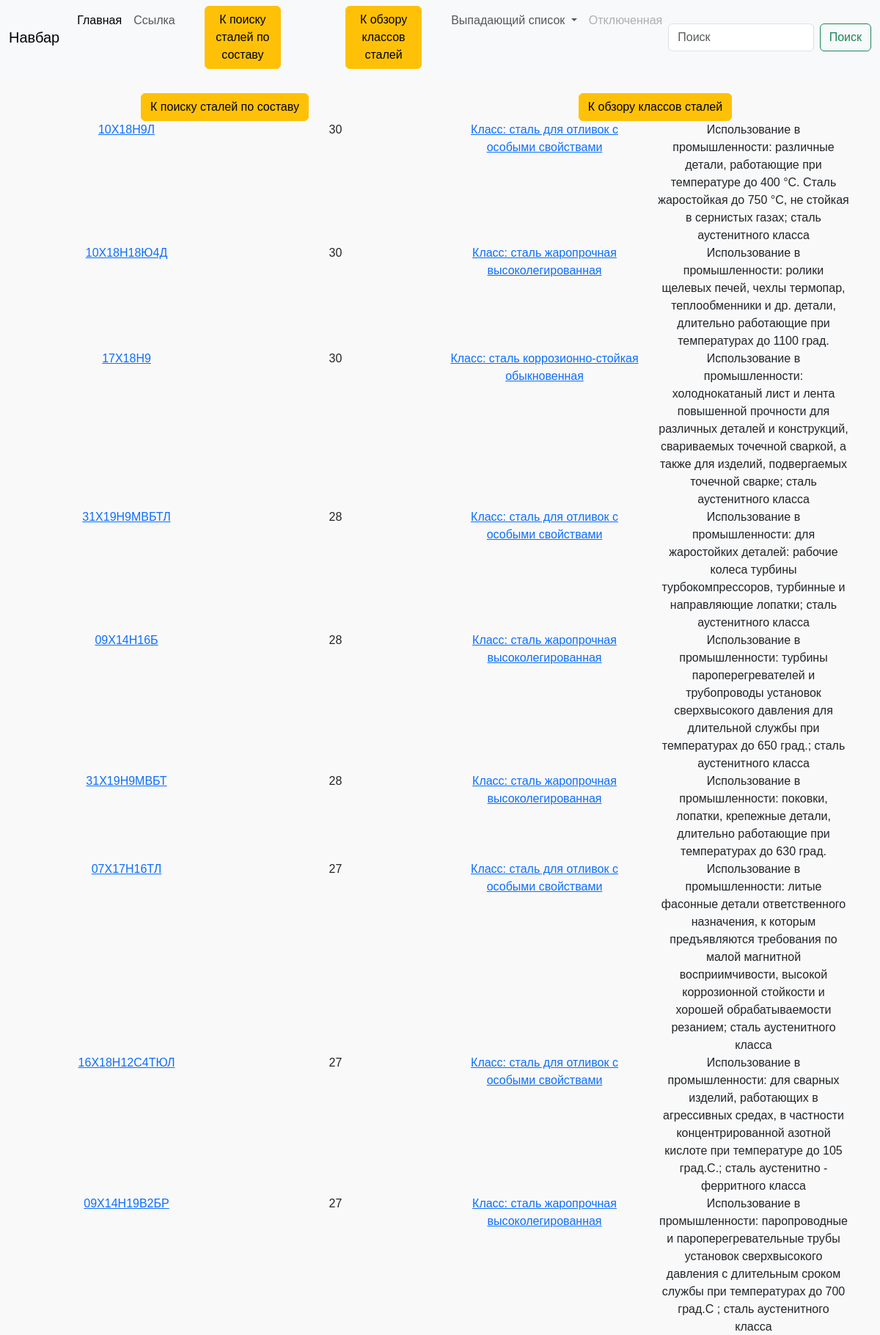
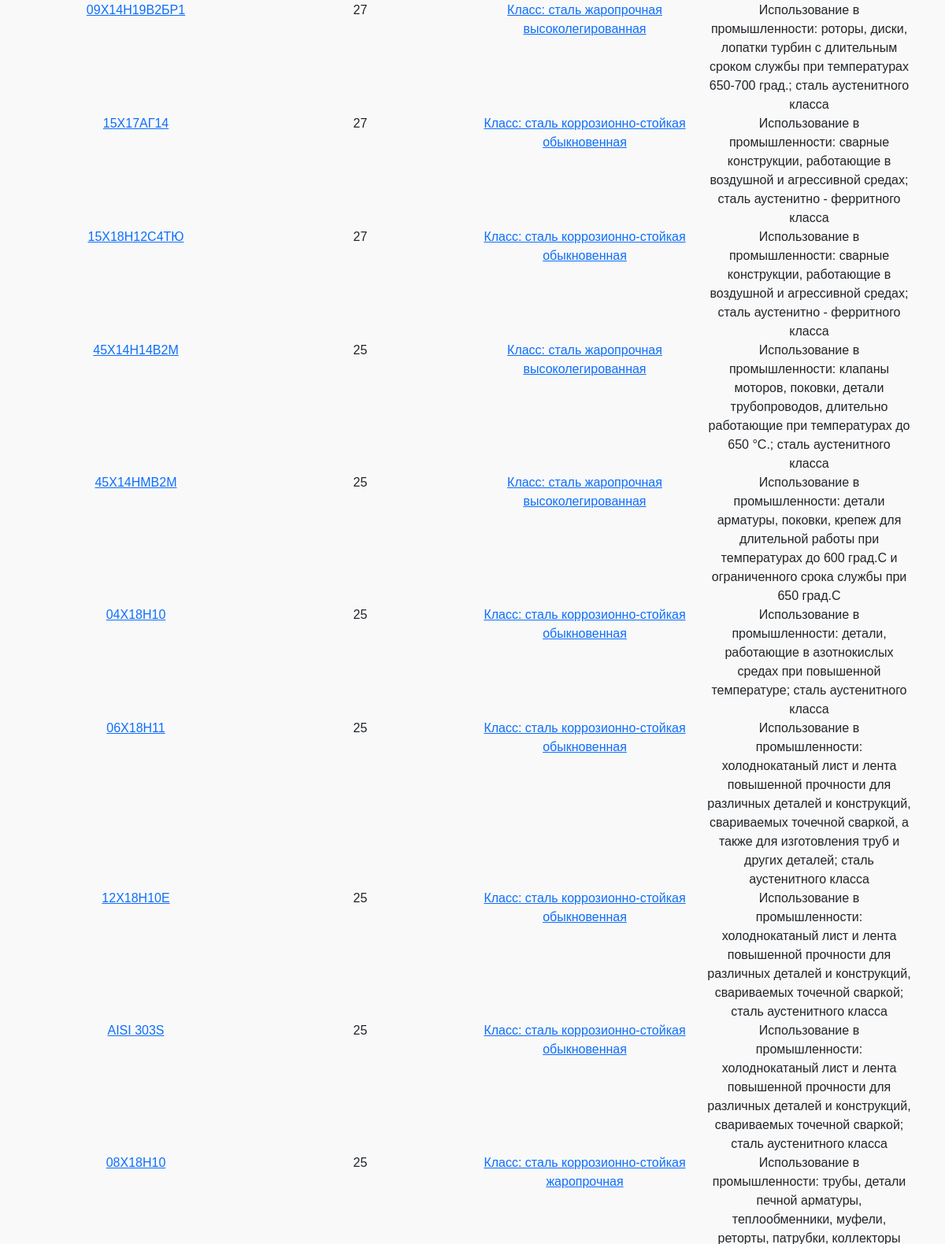
The page /metal/start/ (upper part) on the database its author committed (2 pictures, top to bottom).
### metal/models.py (models this page shows, shortened)
class Metal_info(models.Model):
    objects = models.Manager()
    count_manager = CountManager('metalsearch')
    steel = models.CharField(max_length=50, blank=True)
    steel_info = models.TextField(blank=True,verbose_name = 'Информация по стали')
    slug = models.SlugField(max_length=100, unique=True, blank=True, null=True, db_index=True)
    metals_class = models.ForeignKey(
        'Metal_class',
        blank=True,
        null=True,
        related_name='metals_info',
        on_delete=models.SET_NULL)
    metals = models.OneToOneField(
        'Metal',
        on_delete=models.CASCADE,
        blank=True,
        null=True,
    )
    metalsearch = models.ManyToManyField(
        'MetalSearch',
        blank=True,
        related_name='metals_info',
        )
    class Meta:
        ordering = ['steel']
        verbose_name = 'Информация по сплавам'
        verbose_name_plural = 'Информация по сплавам (список)'
    def get_absolute_url(self):
        return reverse('steel-slug-url', kwargs={'slug': self.slug})

class Metal_class(models.Model):
    steel_class = models.CharField(max_length=99, unique=True, blank=True, verbose_name = 'Класс стали')
    slug = models.SlugField(max_length=100, unique=True, blank=True, null=True, db_index=True)
    def get_absolute_url(self):
        return reverse('steel-steel_class-slug-url', kwargs={'slug': self.slug})

### metal/views.py (the view)
# urls.py: path('start/', NewStart.as_view(), name='start-url'),
class NewStart(ContextMixin, ListView):
    paginate_by = 20
    paginate_orphans =5
    model = Metal_info
    template_name = 'metal/start.html'
    def get_queryset(self):
        return self.model.count_manager.prefetch_related('metals_class').all()

### metal/context_processors.py (called while the page is built)
def get_menu(request):
    context = {}
    if request.path.split('/')[1] == 'metal':
        template_name = request.resolver_match.url_name
        context['menu'] = menu2.get(template_name, 'Страница')
    return context

### metal/models.py (called while the page is built)
    def get_queryset(self):
        in_annotate = {self.name: Count(self.to_annotate)}  # счётчик
        return super().get_queryset().annotate(**in_annotate).order_by(self.ordering+self.name)

### metal/templates/metal/start.html (shortened to what this page needs)
{% extends 'metal/base_metal.html' %}
{% block block_1 %}
   {% include 'metal/includes/buttons.html' %}
   {% for page in page_obj %}
        <div class="container text-center">
            <div class="row">
                <div class="col"><a href="{{ page.get_absolute_url }}">{{page.steel}}</a></div>
                <div class="col">{{page.total}}</div>
                <div class="col"><a href="{{ page.metals_class.get_absolute_url }}">{{page.metals_class.steel_class}}</a></div>
                <div class="col">{{page.steel_info}}</div>
            </div>
        </div>
    {% endfor %}
{% endblock %}

### static/css/styles.css (style rules this page uses)
body { font-family: 'Arial', sans-serif; background-color: #f9f9f9; }

### templates/base.html (style rules this page uses)
body { display: flex; flex-direction: column; min-height: 100vh; }

### rows shown on the page
Metal_info: steel "10Х18Н9Л", total "30", metals_class.steel_class "Класс: сталь для отливок с особыми свойствами", steel_info "Использование в промышленности: различные детали, работающие при температуре до 400 °С. Сталь жаростойкая до 750 °С, не стойкая в сернистых газах; сталь аустенитного класса"
Metal_info: steel "10Х18Н18Ю4Д", total "30", metals_class.steel_class "Класс: сталь жаропрочная высоколегированная", steel_info "Использование в промышленности: ролики щелевых печей, чехлы термопар, теплообменники и др. детали, длительно работающие при температурах до 1100 град."
Metal_info: steel "17Х18Н9", total "30", metals_class.steel_class "Класс: сталь коррозионно-стойкая обыкновенная", steel_info "Использование в промышленности: холоднокатаный лист и лента повышенной прочности для различных деталей и конструкций, свариваемых точечной сваркой, а также для изделий, подвергаемых точечной сварке; сталь аустенитного класса"
Metal_info: steel "31Х19Н9МВБТЛ", total "28", metals_class.steel_class "Класс: сталь для отливок с особыми свойствами", steel_info "Использование в промышленности: для жаростойких деталей: рабочие колеса турбины турбокомпрессоров, турбинные и направляющие лопатки; сталь аустенитного класса"
Metal_info: steel "09Х14Н16Б", total "28", metals_class.steel_class "Класс: сталь жаропрочная высоколегированная", steel_info "Использование в промышленности: турбины пароперегревателей и трубопроводы установок сверхвысокого давления для длительной службы при температурах до 650 град.; сталь аустенитного класса"
Metal_info: steel "31Х19Н9МВБТ", total "28", metals_class.steel_class "Класс: сталь жаропрочная высоколегированная", steel_info "Использование в промышленности: поковки, лопатки, крепежные детали, длительно работающие при температурах до 630 град."
Metal_info: steel "07Х17Н16ТЛ", total "27", metals_class.steel_class "Класс: сталь для отливок с особыми свойствами", steel_info "Использование в промышленности: литые фасонные детали ответственного назначения, к которым предъявляются требования по малой магнитной восприимчивости, высокой коррозионной стойкости и хорошей обрабатываемости резанием; сталь аустенитного класса"
Metal_info: steel "16Х18Н12С4ТЮЛ", total "27", metals_class.steel_class "Класс: сталь для отливок с особыми свойствами", steel_info "Использование в промышленности: для сварных изделий, работающих в агрессивных средах, в частности концентрированной азотной кислоте при температуре до 105 град.С.; сталь аустенитно - ферритного класса"
Metal_info: steel "09Х14Н19В2БР", total "27", metals_class.steel_class "Класс: сталь жаропрочная высоколегированная", steel_info "Использование в промышленности: паропроводные и пароперегревательные трубы установок сверхвысокого давления с длительным сроком службы при температурах до 700 град.С ; сталь аустенитного класса"
Metal_info: steel "09Х14Н19В2БР1", total "27", metals_class.steel_class "Класс: сталь жаропрочная высоколегированная", steel_info "Использование в промышленности: роторы, диски, лопатки турбин с длительным сроком службы при температурах 650-700 град.; сталь аустенитного класса"
Metal_info: steel "15Х17АГ14", total "27", metals_class.steel_class "Класс: сталь коррозионно-стойкая обыкновенная", steel_info "Использование в промышленности: сварные конструкции, работающие в воздушной и агрессивной средах; сталь аустенитно - ферритного класса"
Metal_info: steel "15Х18Н12С4ТЮ", total "27", metals_class.steel_class "Класс: сталь коррозионно-стойкая обыкновенная", steel_info "Использование в промышленности: сварные конструкции, работающие в воздушной и агрессивной средах; сталь аустенитно - ферритного класса"
Metal_info: steel "45Х14Н14В2М", total "25", metals_class.steel_class "Класс: сталь жаропрочная высоколегированная", steel_info "Использование в промышленности: клапаны моторов, поковки, детали трубопроводов, длительно работающие при температурах до 650 °С.; сталь аустенитного класса"
Metal_info: steel "45Х14НМВ2М", total "25", metals_class.steel_class "Класс: сталь жаропрочная высоколегированная", steel_info "Использование в промышленности: детали арматуры, поковки, крепеж для длительной работы при температурах до 600 град.С и ограниченного срока службы при 650 град.С"
Metal_info: steel "04Х18Н10", total "25", metals_class.steel_class "Класс: сталь коррозионно-стойкая обыкновенная", steel_info "Использование в промышленности: детали, работающие в азотнокислых средах при повышенной температуре; сталь аустенитного класса"
Metal_info: steel "06Х18Н11", total "25", metals_class.steel_class "Класс: сталь коррозионно-стойкая обыкновенная", steel_info "Использование в промышленности: холоднокатаный лист и лента повышенной прочности для различных деталей и конструкций, свариваемых точечной сваркой, а также для изготовления труб и других деталей; сталь аустенитного класса"
Metal_info: steel "12Х18Н10Е", total "25", metals_class.steel_class "Класс: сталь коррозионно-стойкая обыкновенная", steel_info "Использование в промышленности: холоднокатаный лист и лента повышенной прочности для различных деталей и конструкций, свариваемых точечной сваркой; сталь аустенитного класса"
Metal_info: steel "AISI 303S", total "25", metals_class.steel_class "Класс: сталь коррозионно-стойкая обыкновенная", steel_info "Использование в промышленности: холоднокатаный лист и лента повышенной прочности для различных деталей и конструкций, свариваемых точечной сваркой; сталь аустенитного класса"
Metal_info: steel "08Х18Н10", total "25", metals_class.steel_class "Класс: сталь коррозионно-стойкая жаропрочная"
